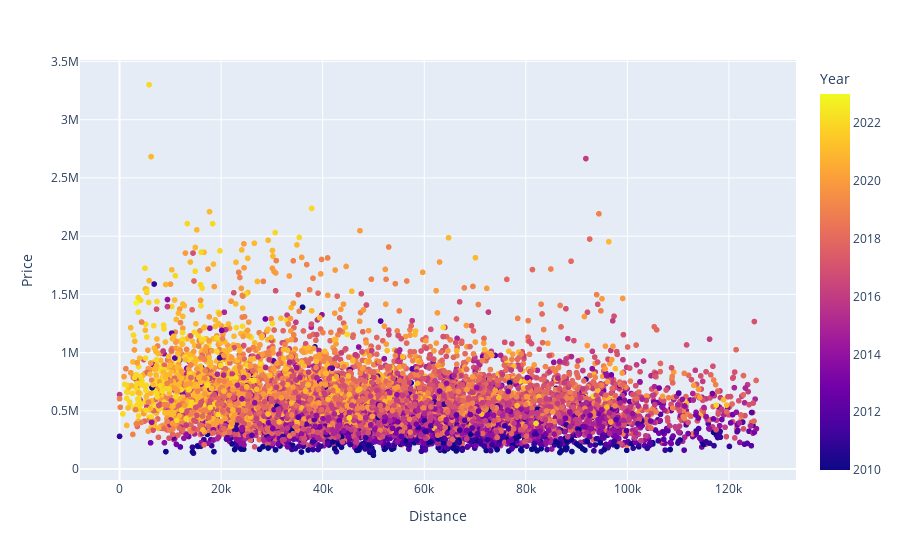

The notebook cell this image was saved under:
### Code cell
fig = px.scatter(df_new, x="Distance", y="Price",
                 color="Year", hover_name="Car Name")

fig.show()

### Figure 1 — Plotly figure (JSON) as saved in the notebook; plotly's stock layout.template omitted (floating-point values rounded to 4 significant figures; data arrays with more than 128 entries replaced by an {"elided": "..."} marker saying what was removed)
{"data": [{"hovertemplate": "<b>%{hovertext}</b><br><br>Distance=%{x}<br>Price=%{y}<br>Year=%{marker.color}<extra></extra>", "hovertext": {"elided": "8012 str values"}, "legendgroup": "", "marker": {"color": {"elided": "8012 int values"}, "coloraxis": "coloraxis", "symbol": "circle"}, "mode": "markers", "name": "", "showlegend": false, "type": "scattergl", "x": {"elided": "8012 int values"}, "xaxis": "x", "y": {"elided": "8012 int values"}, "yaxis": "y"}], "layout": {"coloraxis": {"colorbar": {"title": {"text": "Year"}}, "colorscale": [[0, "#0d0887"], [0.1111, "#46039f"], [0.2222, "#7201a8"], [0.3333, "#9c179e"], [0.4444, "#bd3786"], [0.5556, "#d8576b"], [0.6667, "#ed7953"], [0.7778, "#fb9f3a"], [0.8889, "#fdca26"], [1, "#f0f921"]]}, "legend": {"tracegroupgap": 0}, "margin": {"t": 60}, "xaxis": {"anchor": "y", "domain": [0, 1], "title": {"text": "Distance"}}, "yaxis": {"anchor": "x", "domain": [0, 1], "title": {"text": "Price"}}}}
